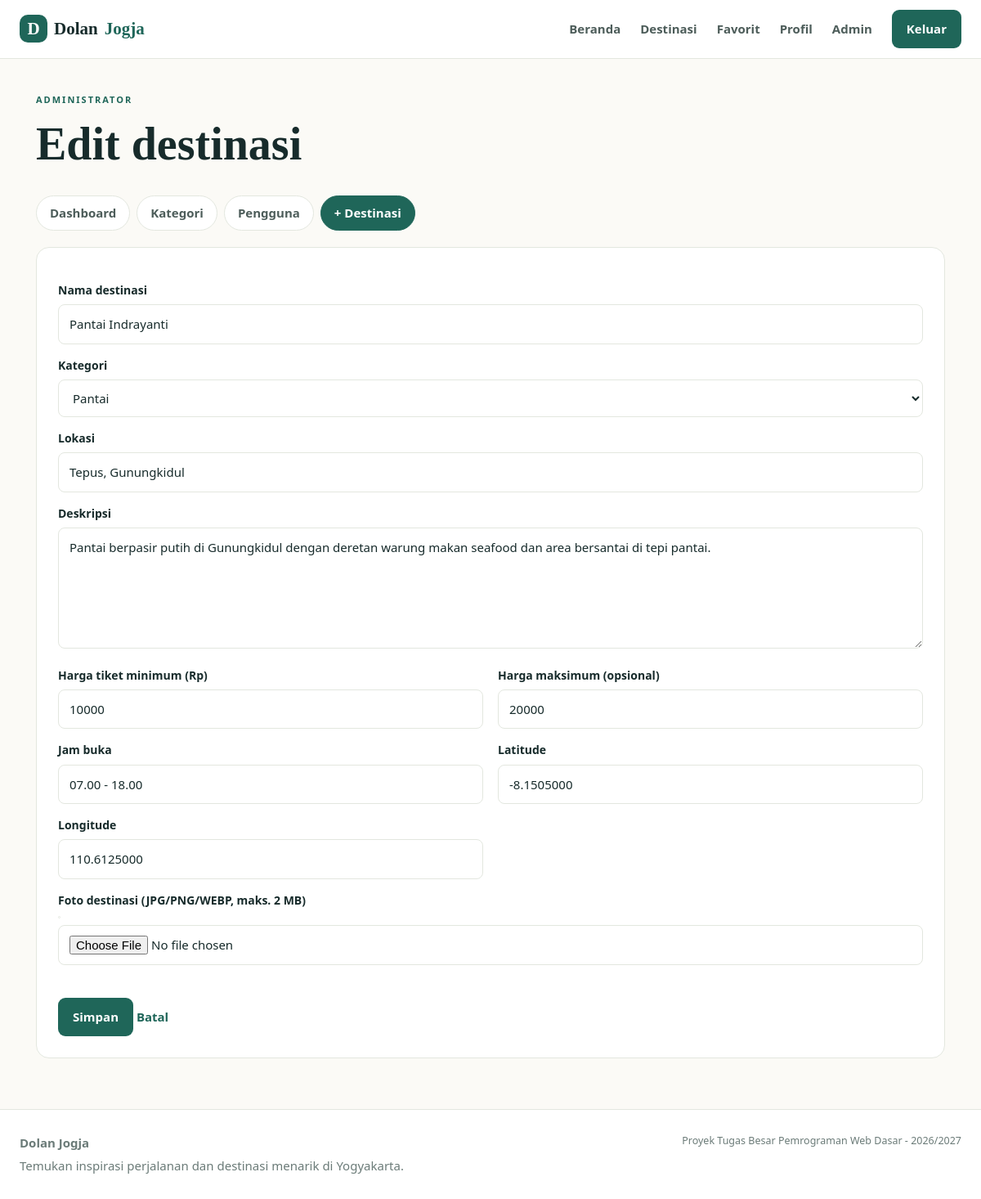
The app's page /admin/destinasi.php?id=8 (signed in) with its own data.
### tables this page shows
CREATE TABLE destinations (
  id          INT AUTO_INCREMENT PRIMARY KEY,
  category_id INT NOT NULL,
  nama        VARCHAR(100) NOT NULL,
  lokasi      VARCHAR(200) NOT NULL,
  deskripsi   TEXT,
  harga_tiket INT NOT NULL DEFAULT 0,
  harga_maks  INT DEFAULT NULL,
  jam_buka    VARCHAR(100) DEFAULT NULL,
  latitude    DECIMAL(10,7) DEFAULT NULL,
  longitude   DECIMAL(10,7) DEFAULT NULL,
  foto        VARCHAR(255) DEFAULT NULL,            
  created_at  TIMESTAMP NOT NULL DEFAULT CURRENT_TIMESTAMP,
  CONSTRAINT fk_destination_category FOREIGN KEY (category_id) REFERENCES categories(id)
);

CREATE TABLE categories (
  id   INT AUTO_INCREMENT PRIMARY KEY,
  nama VARCHAR(50) NOT NULL UNIQUE
);

### admin/destinasi.php (the view, shortened to what this page needs)
<?php
require_once __DIR__ . "/../includes/init.php";
$id = (int) ($_GET["id"] ?? 0);
$d = array("nama" => "", "category_id" => 0, "lokasi" => "", "deskripsi" => "", "harga_tiket" => 0,
           "harga_maks" => "", "jam_buka" => "", "latitude" => "", "longitude" => "", "foto" => null);
if ($id) {
    $s = $conn->prepare("SELECT * FROM destinations WHERE id=?");
    $s->bind_param("i", $id);
    $s->execute();
    $found = $s->get_result()->fetch_assoc();
    $d = $found;
}
$daftar_kategori = $conn->query("SELECT id, nama FROM categories ORDER BY nama")->fetch_all(MYSQLI_ASSOC);
?>
<div class="page-heading">
  <span class="eyebrow">Administrator</span>
  <h1><?php echo $id ? "Edit destinasi" : "Tambah destinasi"; ?></h1>
</div>
<form class="panel editor" method="post" action="<?php echo url("admin/destinasi.php" . ($id ? "?id=" . $id : "")); ?>" enctype="multipart/form-data">
  <div>
    <label for="nama">Nama destinasi</label>
    <input type="text" id="nama" name="nama" maxlength="100" value="<?php echo e($d["nama"]); ?>" />
    <label for="category_id">Kategori</label>
    <select id="category_id" name="category_id">
      <?php foreach ($daftar_kategori as $c) { ?>
      <option value="<?php echo (int) $c["id"]; ?>"<?php echo (int) $d["category_id"] === (int) $c["id"] ? ' selected="selected"' : ""; ?>><?php echo e($c["nama"]); ?></option>
      <?php } ?>
    </select>
    <label for="lokasi">Lokasi</label>
    <input type="text" id="lokasi" name="lokasi" maxlength="200" value="<?php echo e($d["lokasi"]); ?>" />
    <label for="deskripsi">Deskripsi</label>
    <textarea id="deskripsi" name="deskripsi" rows="5" cols="40"><?php echo e($d["deskripsi"]); ?></textarea>
    <div class="two-col">
      <div><label for="harga_tiket">Harga tiket minimum (Rp)</label><input type="text" id="harga_tiket" name="harga_tiket" value="<?php echo e($d["harga_tiket"]); ?>" /></div>
      <div><label for="harga_maks">Harga maksimum (opsional)</label><input type="text" id="harga_maks" name="harga_maks" value="<?php echo e($d["harga_maks"]); ?>" /></div>
      <div><label for="jam_buka">Jam buka</label><input type="text" id="jam_buka" name="jam_buka" maxlength="100" value="<?php echo e($d["jam_buka"]); ?>" /></div>
      <div><label for="latitude">Latitude</label><input type="text" id="latitude" name="latitude" value="<?php echo e($d["latitude"]); ?>" /></div>
      <div><label for="longitude">Longitude</label><input type="text" id="longitude" name="longitude" value="<?php echo e($d["longitude"]); ?>" /></div>
    </div>
    <label for="input-foto">Foto destinasi (JPG/PNG/WEBP, maks. 2 MB)</label>
    <img id="preview-foto" class="preview hidden" alt="Pratinjau foto baru" />
    <input type="file" id="input-foto" name="foto" />
    <span id="status-foto" class="status"></span>
    <button class="btn" type="submit">Simpan</button>
    <a class="text-link" href="<?php echo url("admin/index.php"); ?>">Batal</a>
  </div>
</form>

### assets/css/style.css (style rules this page uses)
:root { --ink: #172b2b; --muted: #6b7b78; --green: #1f6659; --green-dark: #164a41; --mint: #eaf3ed; --orange: #e5a45b; --paper: #fbfaf6; --line: #e3e7df; --red: #b3392f; }
* { box-sizing: border-box; }
body { margin: 0; background: var(--paper); color: var(--ink); font: 15px/1.65 "Segoe UI", Roboto, Arial, sans-serif; }
h1, h2, h3, .brand, .art-caption { font-family: Georgia, "Times New Roman", serif; }
a { color: var(--green); }
img { max-width: 100%; }
.hidden { display: none; }
.btn, .nav a.nav-cta { background: var(--green); color: #fff; border: 0; border-radius: 9px; padding: 11px 18px; text-decoration: none; font: inherit; font-weight: 700; cursor: pointer; display: inline-block; }
.text-link { color: var(--green); font-weight: 700; text-decoration: none; }
.eyebrow { font-size: 11px; letter-spacing: 2px; text-transform: uppercase; color: var(--green); font-weight: 700; }
.status { display: block; min-height: 20px; font-size: 13px; color: var(--muted); margin-top: 4px; }
label { display: block; font-weight: 600; margin: 14px 0 6px; font-size: 14px; }
input[type="text"], input[type="password"], input[type="file"], select, textarea { width: 100%; padding: 11px 13px; border: 1px solid var(--line); border-radius: 8px; background: #fff; font: inherit; color: var(--ink); }
.panel { background: #fff; border: 1px solid var(--line); border-radius: 16px; padding: 26px; margin-bottom: 22px; }
.panel .btn { margin-top: 16px; }
.two-col { display: grid; grid-template-columns: 1fr 1fr; gap: 0 18px; }
.preview { display: block; max-width: 220px; max-height: 180px; border-radius: 10px; border: 1px solid var(--line); margin: 8px 0; object-fit: cover; }
.hero h1, .page-heading h1, .detail-hero h1, .auth-intro h1 { font-size: clamp(34px, 5vw, 56px); line-height: 1.12; margin: 12px 0; }
.page-heading { padding: 36px 0 14px; }

### records on screen
destinations: nama "Pantai Indrayanti", category_id "Pantai", lokasi "Tepus, Gunungkidul", deskripsi "Pantai berpasir putih di Gunungkidul dengan deretan warung makan seafood dan area bersantai di tepi pantai.", harga_tiket "10000", harga_maks "20000", jam_buka "07.00 - 18.00", latitude "-8.1505000", longitude "110.6125000"

### other values on screen
$label "Dashboard"
$label "Kategori"
$label "Pengguna"
$label "+ Destinasi"
